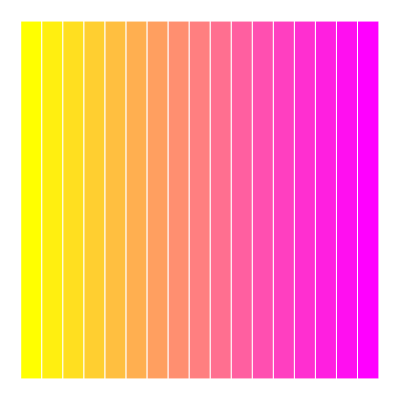
Frame 1 (no input)
Frame 60 (no input): identical to frame 1, image omitted
Frame 120 (the mouse pressed at the canvas centre since frame 60): identical to frame 1, image omitted

The p5.js sketch that drew this single still picture (run headless with seeded random() and noise() and a simulated clock; from frame 60 on, the mouse is pressed at the canvas centre):

// p5.js sketch
// ── sketch.js
function setup() {
  createCanvas(400, 400);
}

let numBars = 19;

function draw() {
  background(255);
  for(let i = 0; i < 17; i += 1){
    fill(255, 255 - i * 16, i * 16)
    stroke(255)
    rect(i * width/numBars + width/numBars , width/numBars, width/numBars, height - width/numBars * 2)
  }
}
